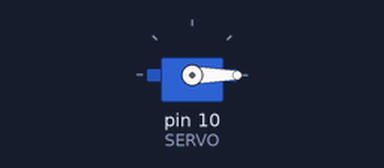
Simulated run of this sketch. Board: Arduino Uno, built with avr-gcc and run on an emulated ATmega328P. On the bench: servo.

Above: at 0.1 s.
At 5.2 s:
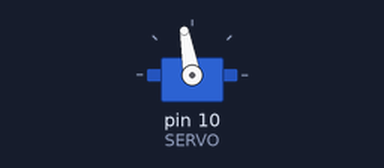
Timing chart, 0 to 6.7 s (numbered marks = the images above):
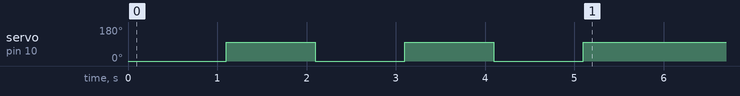

The sketch:

Servo_180_05_05.ino
```cpp
#include <Servo.h>  //헤더파일 서보.h

int SERVO = 10;
Servo servo;  //제어를 위한 객체 변수 선언?

void setup() {
  servo.attach(SERVO);  //servo에 attach함수로 10번핀 연결.
  servo.write(0);  //서보로 쓰기. (0)이 각도를 의미한다고?

  delay(100);

  for(int cnt = 0; cnt < 3; cnt++) {
    servo.write(0);  //0도로 맞춰라.
    delay(1000);  //기다렸다가,
    servo.write(100);  //100도로 맞춰라.
    delay(1000);  //또 기다려.
  }
  servo.detach();  //detach는 떼는 걸 의미하잖아? 끝이라는 거낙?
}

void loop() {

}
```
